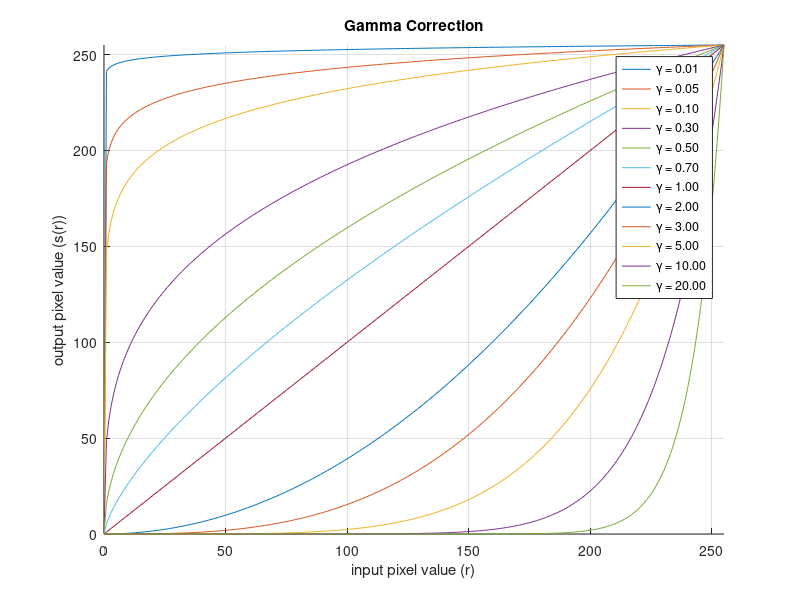

MATLAB code for this plot: (Note: this script raises an error after producing the figure.)
clc; 
close all; 
clear;

%% Section a
r_normalized = (0:255) / 255;
c = 1;
gamma_vals = [0.01, 0.05, 0.1, 0.3, 0.5, 0.7, 1, 2, 3, 5, 10, 20];

% Plotting
figure;
hold on
grid on

for gamma = gamma_vals
    s = c*(r_normalized.^gamma); %transformation
    plot(255*r_normalized,255*s);
end

xlim([0,255])
ylim([0,255])
title('Gamma Correction');
xlabel('input pixel value (r)');
ylabel('output pixel value (s(r))');
legend([repmat('\gamma = ',size(gamma_vals,2),1) , num2str(gamma_vals','%.2f')]);

%% Section b
chosen_gamma = 0.5;
pic = imread('../Maria.jpg');

% original
figure();
subplot(2,2,1);
imshow(pic);
title('Maria - original');
subplot(2,2,3);
histogram(pic);
axis tight
title('Histogram of Maria - original');
grid on;

% operate LUT
LUT = c*(r_normalized.^chosen_gamma); %all transformation values
LUT = uint8(255*LUT); 
a = double(pic)+1;
pic_corrected = LUT(double(pic)+1); %output is the same dimentions matrix, 
                                    %and each cell transforms to it's destination using the LUT

% image after LUT
subplot(2,2,2);
imshow(pic_corrected);
title(['Maria - after correction, for \gamma = ', num2str(chosen_gamma)]);
subplot(2,2,4);
histogram(pic_corrected);
axis tight
title('Histogram of Maria - after correction');

%% Sections c
threshold = 0; %equalization over entire picture
figure;
[equalized_pic, LUT] = image_equalization(pic,threshold);
subplot(1,3,1);
histogram(equalized_pic);
grid on
title('Histogram of Maria - after equalization');
xlabel('pixel value');
ylabel('number of pixels');
xlim([0 260]);
subplot(1,3,2);
imshow(equalized_pic)
title('Maria - after equalization');
subplot(1,3,3);
LUT_x = (1:1:256);
plot(LUT_x, LUT);
ylim([0 260]);
grid on
title('Maria - equalization LUT');
xlabel('input pixel value');
ylabel('output pixel value');

%% Section d
figure;
threshold = 4; %equalization on pixel with the value above threshold
[equalized_pic, LUT] = image_equalization(pic,threshold);
subplot(1,3,1);
histogram(equalized_pic);
grid on
title({'Histogram - after equalization only on';['pixels with value above ',num2str(threshold)]})
xlabel('pixel value');
ylabel('number of pixels');
xlim([0 260]);
subplot(1,3,2);
imshow(equalized_pic)
title({'Maria - equalization after only on pixels';['with value above ',num2str(threshold)]})
subplot(1,3,3);
LUT_x = (1:1:256);
plot(LUT_x, LUT);
ylim([0 260]);
grid on
title({'Maria - equalization LUT only on';['pixels with value above ',num2str(threshold)]})
xlabel('input pixel value');
ylabel('output pixel value');

